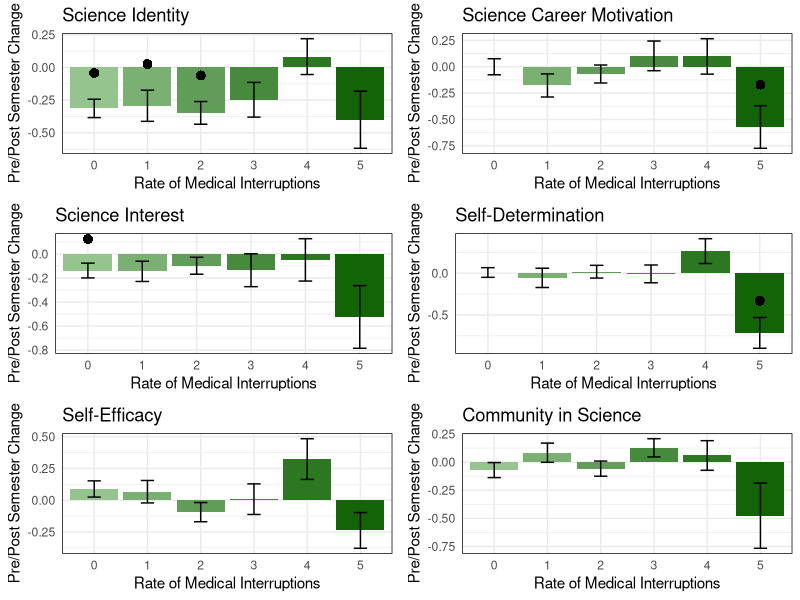

R code for this plot:
# Load required packages
library(ggplot2)
library(dplyr)
library(gridExtra)

# Create a data frame from the provided .csv data
data <- read.csv("Projects/2023_saber/data/pre_post.csv")

# Rename the columns
colnames(data) <- c("interruptions", "Pair", "Mean", "Std.Deviation", "Std.Error.Mean",
                    "Lower", "Upper", "t", "df", "Sig")

# Get unique pair names
pair_names <- unique(data$Pair)

# List to store individual graphs
graphs <- list()

# New names for the pairs
new_pair_names <- c("Science Identity", "Science Career Motivation", "Science Interest",
                    "Self-Determination", "Self-Efficacy", "Community in Science")

# Define the color gradient
color_gradient <- colorRampPalette(c("#96c48f", "#136307"))

# Generate graphs for each pair
for (i in seq_along(pair_names)) {
  # Filter data for the specific pair
  pair_data <- data %>%
    filter(Pair == pair_names[i])
  
  # Filter significant data points (Sig <= 0.05)
  sig_data <- pair_data %>%
    filter(Sig <= 0.05)
  
  # Create plot for the specific pair
  plot <- ggplot(pair_data, aes(x = factor(interruptions), y = Mean, fill = factor(interruptions))) +
    geom_bar(stat = "identity", position = "dodge") +
    geom_errorbar(aes(ymin = Mean - Std.Error.Mean, ymax = Mean + Std.Error.Mean),
                  position = position_dodge(width = 0.9), width = 0.25) +
    labs(x = "Rate of Medical Interruptions", y = "Pre/Post Semester Change") +
    ggtitle(new_pair_names[i]) +
    scale_fill_manual(values = color_gradient(length(unique(pair_data$interruptions)))) +
    theme_minimal() +
    theme(legend.position = "none") +
    theme(panel.border = element_rect(color = "black", fill = NA))
  
  # Add significance points to the plot
  if (nrow(sig_data) > 0) {
    plot <- plot +
      geom_point(data = sig_data, aes(y = Mean + Std.Error.Mean + 0.2), shape = 16, size = 3, color = "black")
  }
  
  # Store the plot in the list
  graphs[[i]] <- plot
}

# Combine graphs into a grid
combined_plot <- grid.arrange(grobs = graphs, nrow = 3, ncol = 2, padding = unit(10, "cm"))

# Display the combined plot
print(combined_plot)

# Specify the file path and name
file_path <- "Projects/2023_saber/plots/"
file_name <- "pre_post_mean.PNG"

# Set the width and height in inches
width <- 17.5 
height <- 24.166667


# Save the combined plot as a PNG file
ggsave(file = paste0(file_path, file_name), plot = combined_plot, width = width, height = height)
